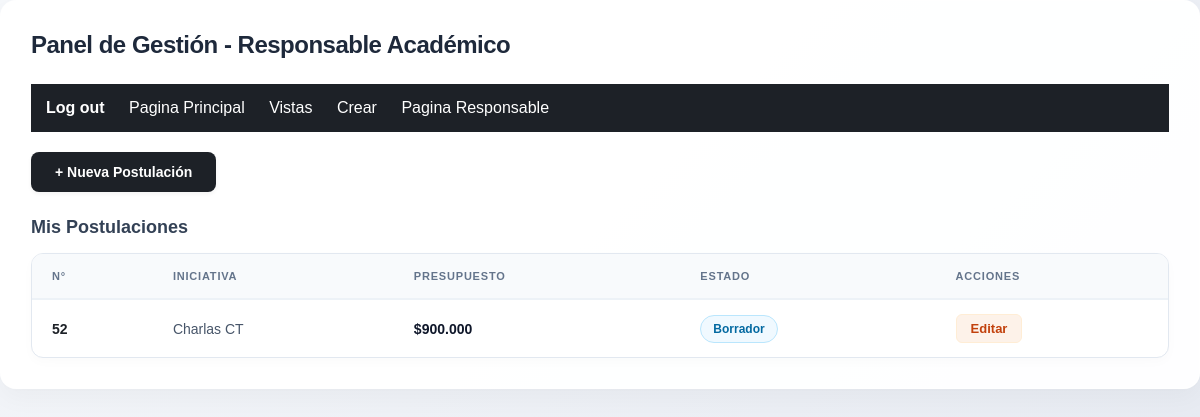
/paginas/pag_responsable.php (signed in), run on the app's committed database.
### tables this page shows
CREATE TABLE `post_inicia` (
  `N_Postulacion` int(11) NOT NULL,
  `Codigo` int(10) NOT NULL,
  `Fecha_Post` date NOT NULL,
  `Responsable_1` varchar(100) NOT NULL,
  `Responsable_2` varchar(100) NOT NULL,
  `Presupuesto` decimal(15,2) NOT NULL,
  `id_inicia` int(9) NOT NULL,
  `Id_region_or` int(3) NOT NULL,
  `Id_region_imp` int(3) NOT NULL,
  `id_sede_postu` int(3) NOT NULL,
  `rut_empresa_postu` varchar(12) NOT NULL,
  `tipo_iniciativa_postu` int(3) NOT NULL,
  `id_estado_postu` int(3) NOT NULL,
  `rut_evaluador` varchar(12) NOT NULL,
  `rut_responsable` varchar(12) NOT NULL
);

CREATE TABLE `iniciativa` (
  `Id_iniciativa` int(9) NOT NULL,
  `Nombre_Iniciativa` varchar(255) NOT NULL,
  `Obj_iniciativa` text NOT NULL,
  `Des` text DEFAULT NULL,
  `Resultados_Iniciativa` text DEFAULT NULL,
  `Otros_doc` text DEFAULT NULL
);

CREATE TABLE `estado_postulacion` (
  `Id_Estado` int(3) NOT NULL,
  `Nombre_Estado` varchar(20) NOT NULL
);

### paginas/pag_responsable.php (the view, shortened to what this page needs)
<?php
include '../bdconex.php';
$rut_responsable = isset($_SESSION['rut']) ? $_SESSION['rut'] : null;
$sql = "SELECT p.N_Postulacion, i.Nombre_Iniciativa, p.Presupuesto, e.Nombre_Estado, p.id_estado_postu
        FROM post_inicia p
        JOIN iniciativa i ON p.id_inicia = i.Id_iniciativa
        JOIN estado_postulacion e ON p.id_estado_postu = e.Id_Estado
        WHERE p.rut_responsable = ?
          AND p.id_estado_postu = 5
        ORDER BY p.Fecha_Post DESC";
$stmt = $conexion->prepare($sql);
$stmt->bind_param("s", $rut_responsable);
$stmt->execute();
$resultado = $stmt->get_result();
?>
<!DOCTYPE html>
<html lang="es">
<head>
</head>
<body>
<div class="main-wrapper">
    <div class="dashboard-card">
        <h2>Panel de Gestión - Responsable Académico</h2>
        <?php include '../header.php'; ?>
        <div class="action-bar">
            <a href="../crudpostu/trabj.php" class="btn-crear">+ Nueva Postulación</a>
        </div>
        <h3>Mis Postulaciones</h3>
        <div class="table-container">
            <table>
                <thead>
                    <tr>
                        <th>N°</th>
                        <th>Iniciativa</th>
                        <th>Presupuesto</th>
                        <th>Estado</th>
                        <th>Acciones</th>
                    </tr>
                </thead>
                <tbody>
                    <?php if ($resultado && $resultado->num_rows > 0): ?>
                        <?php while($row = $resultado->fetch_assoc()): ?>
                            <tr>
                                <td class="id-col"><?php echo $row['N_Postulacion']; ?></td>
                                <td><?php echo $row['Nombre_Iniciativa']; ?></td>
                                <td class="presupuesto-col">$<?php echo number_format($row['Presupuesto'], 0, ',', '.'); ?></td>
                                <td>
                                    <?php
                                    $estado_nombre = mb_strtolower($row['Nombre_Estado'], 'UTF-8');
                                    $clase_estado = 'status-default';
                                    if (strpos($estado_nombre, 'revis') !== false) {
                                        $clase_estado = 'status-revision';
                                    } elseif (strpos($estado_nombre, 'aprobada') !== false) {
                                        $clase_estado = 'status-aprobada';
                                    } elseif (strpos($estado_nombre, 'rechazada') !== false) {
                                        $clase_estado = 'status-rechazada';
                                    } elseif (strpos($estado_nombre, 'cerrada') !== false) {
                                        $clase_estado = 'status-cerrada';
                                    } elseif (strpos($estado_nombre, 'borrador') !== false) {
                                        $clase_estado = 'status-borrador';
                                    }
                                    ?>
                                    <span class="badge-status <?php echo $clase_estado; ?>">
                                        <?php echo $row['Nombre_Estado']; ?>
                                    </span>
                                </td>
                                <td>
                                    <?php if ($row['id_estado_postu'] == 5): ?>
                                        <a href="../crudpostu/trabj.php?id=<?php echo $row['N_Postulacion']; ?>" class="btn-editar">Editar</a>
                                    <?php else: ?>
                                        <span class="btn-bloqueado" title="No puedes editar un proyecto que ya está en revisión/aprobado">Bloqueado</span>
                                    <?php endif; ?>
                                </td>
                            </tr>
                        <?php endwhile; ?>
                    <?php else: ?>
                        <tr>
                            <td colspan="5" style="text-align: center; color: #94a3b8; padding: 30px;">No tienes postulaciones registradas aún.</td>
                        </tr>
                    <?php endif; ?>
                </tbody>
            </table>
        </div>
    </div>
</div>
</body>
</html>

### paginas/pag_responsable.php (style rules this page uses)
* { box-sizing: border-box; margin: 0; padding: 0; }
body { font-family: '-apple-system', BlinkMacSystemFont, "Segoe UI", Roboto, Helvetica, Arial, sans-serif; background: linear-gradient(135deg, #f5f7fa 0%, #e4e8f0 100%); min-height: 100vh; color: #2d3748; padding: 30px 20px; }
.main-wrapper { max-width: 1250px; margin: 0 auto; }
h2 { font-size: 24px; font-weight: 700; color: #1e293b; margin-bottom: 25px; letter-spacing: -0.5px; }
h3 { font-size: 18px; font-weight: 600; color: #334155; margin-top: 10px; margin-bottom: 15px; }
.dashboard-card { background: rgba(255, 255, 255, 0.95); border-radius: 16px; padding: 30px; box-shadow: 0 10px 25px rgba(0, 0, 0, 0.03), 0 1px 3px rgba(0, 0, 0, 0.01); border: 1px solid rgba(255, 255, 255, 0.8); }
.action-bar { margin: 20px 0 25px 0; }
.btn-crear { display: inline-block; background: #1d2127; color: #ffffff; padding: 12px 24px; text-decoration: none; border-radius: 8px; font-size: 14px; font-weight: 600; transition: background 0.2s ease; box-shadow: 0 2px 4px rgba(0,0,0,0.05); }
.table-container { width: 100%; overflow-x: auto; border-radius: 12px; box-shadow: 0 4px 12px rgba(0, 0, 0, 0.02); border: 1px solid #e2e8f0; background: #ffffff; }
table { width: 100%; border-collapse: collapse; font-size: 14px; text-align: left; }
th { background-color: #f8fafc; color: #64748b; padding: 16px 20px; font-weight: 600; text-transform: uppercase; font-size: 11px; letter-spacing: 0.8px; border-bottom: 2px solid #edf2f7; }
td { padding: 14px 20px; border-bottom: 1px solid #f1f5f9; color: #475569; vertical-align: middle; }
tr:last-child td { border-bottom: none; }
.id-col { font-weight: 600; color: #1d2127; }
.presupuesto-col { font-weight: 600; color: #0f172a; }
.badge-status { display: inline-block; padding: 6px 12px; border-radius: 20px; font-size: 12px; font-weight: 600; border: 1px solid transparent; }
.status-borrador { background: #f0f9ff; color: #0369a1; border-color: #bae6fd; }
.btn-editar { display: inline-block; background-color: #fdf2e9; color: #c2410c; padding: 6px 14px; text-decoration: none; border-radius: 6px; font-size: 13px; font-weight: 600; border: 1px solid #ffedd5; transition: all 0.2s ease; }

### header.php (style rules this page uses)
body { background-color: #6a7473ff;; margin: 0; padding: 0; font-family: Arial, sans-serif; min-height: 100vh; }

### data on the page
post_inicia: N_Postulacion "52", id_inicia.Nombre_Iniciativa "Charlas CT", Presupuesto "900.000", id_estado_postu.Nombre_Estado "Borrador"
